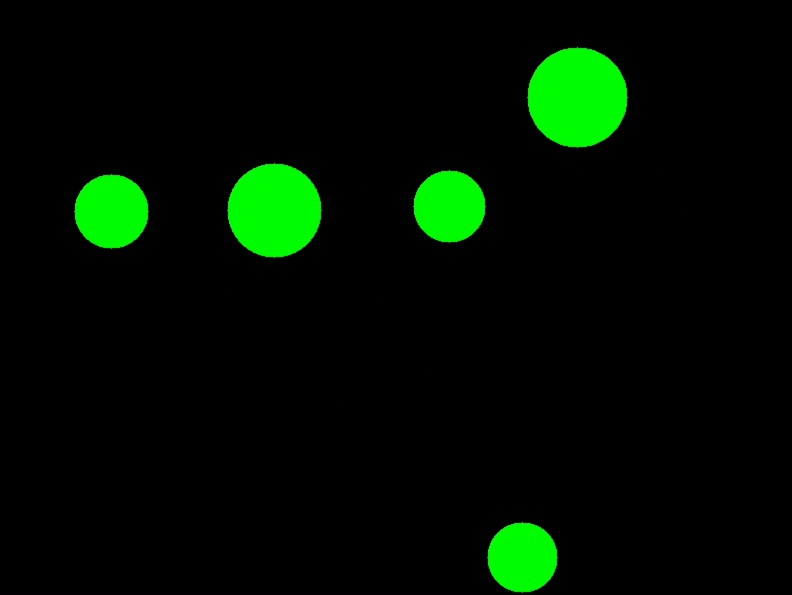
#> input picture frame 111 of Q5/multiple balls.mov, 1584 x 1190 px (shown at 1/2 size)
$ python multipleball.py
#> lines starting #> are read from the running program, lines starting #| are printed output that depends on the picture; after the words box and inside, x2 and y2 are one past the last pixel; in counts of white or black regions, pixels touching at a corner belong together
import cv2
import numpy as np
import matplotlib.pyplot as plt

# Function to track green objects
def track_green_objects(video_path):
#> called with video_path = 'computer vision/multiple balls.mov'
    cap = cv2.VideoCapture(video_path)

    # Initialize lists to store ball positions
    ball_positions = [[] for _ in range(5)]

    while cap.isOpened():
        ret, frame = cap.read()
#> frame is the input picture: shape (1190, 1584, 3); mean B, G, R 0.1, 14.4, 0.1
        if not ret:
            break

        # Convert frame to HSV
        hsv = cv2.cvtColor(frame, cv2.COLOR_BGR2HSV)
#> hsv: shape (1190, 1584, 3); mean H, S, V 4.2, 17, 14.4

        # Define range of green color in HSV
        lower_green = np.array([40, 40, 40])
        upper_green = np.array([70, 255, 255])

        # Threshold the HSV image to get only green colors
        mask = cv2.inRange(hsv, lower_green, upper_green)
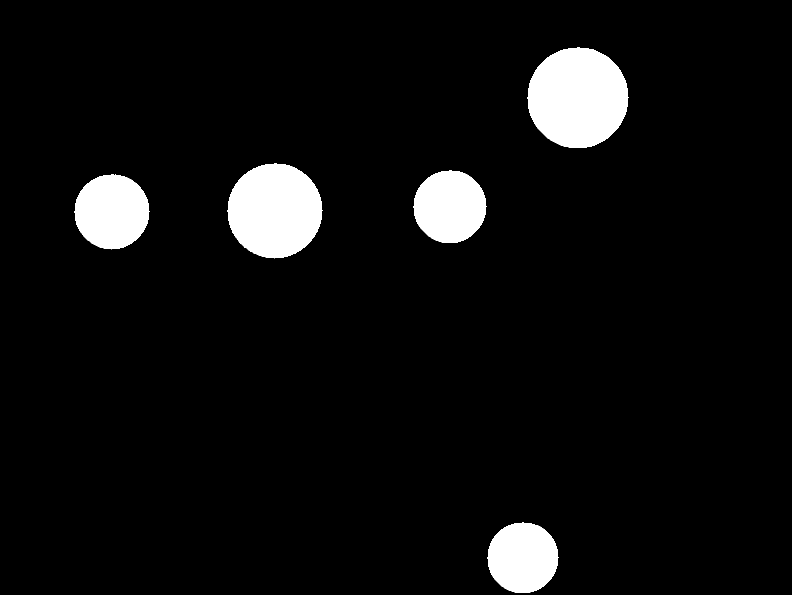
#> mask: shape (1190, 1584) (shown at 1/2 size); 5.8% white; 5 white regions

        # Find contours
        contours, _ = cv2.findContours(mask, cv2.RETR_EXTERNAL, cv2.CHAIN_APPROX_SIMPLE)
#> contours = 5 contours; box (x1, y1, x2, y2) and area: (1054, 94, 1257, 296) 31479, (454, 326, 645, 517) 27783, (148, 348, 299, 499) 17249, (826, 340, 973, 486) 16287, (974, 1044, 1117, 1186) 15476

        # Draw rectangles around detected contours
        for i, contour in enumerate(contours):
            if cv2.contourArea(contour) > 100:  # Ignore small contours
                x, y, w, h = cv2.boundingRect(contour)
                ball_positions[i].append((x + w // 2, y + h // 2))  # Store center of the bounding rectangle
                cv2.rectangle(frame, (x, y), (x + w, y + h), (0, 255, 0), 2)
#> this loop made 5 passes
#> (x, y, w, h) on passes 1 to 5: (974, 1044, 143, 142), (148, 348, 151, 151), (826, 340, 147, 146), (454, 326, 191, 191), (1054, 94, 203, 202)
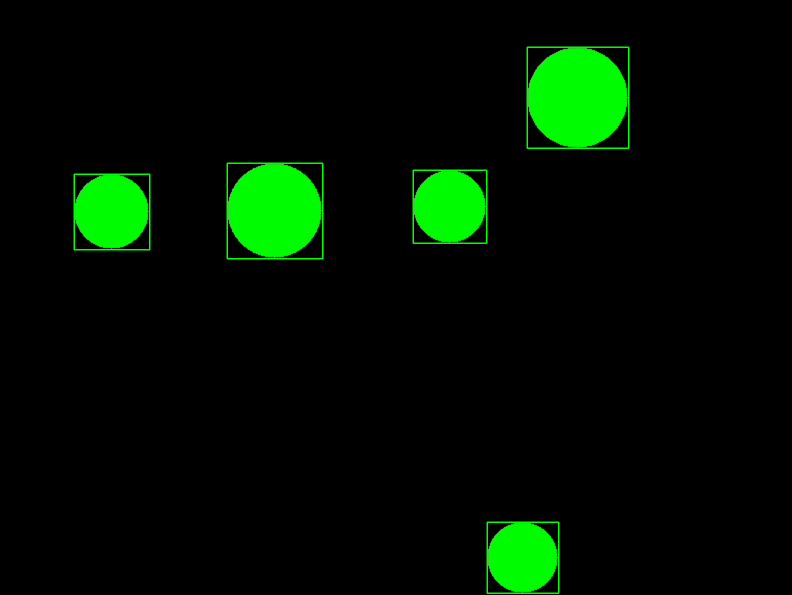
#> frame: shape (1190, 1584, 3) (shown at 1/2 size); 0.53% of pixels changed, all inside (x1, y1, x2, y2) = (147, 93, 1259, 1188)

        # Display the resulting frame
        cv2.imshow('frame', frame)
        if cv2.waitKey(1) & 0xFF == ord('q'):
#> (key q is pressed here)
            break


    cap.release()
    cv2.destroyAllWindows()

    return ball_positions

# Function to plot velocity-time graph
def plot_velocity_time(ball_positions):
    plt.figure(figsize=(10, 6))

    for i, positions in enumerate(ball_positions):
        if len(positions) < 2:
            continue

        x = [pos[0] for pos in positions]
        y = [pos[1] for pos in positions]

        # Calculate velocity
        velocity = np.sqrt(np.diff(x)**2 + np.diff(y)**2)

        # Plot velocity-time graph
        plt.plot(range(len(velocity)), velocity, label=f'Ball {i+1}')

    plt.xlabel('Frame')
    plt.ylabel('Velocity')
    plt.title('Velocity-Time Graph')
    plt.legend()
    plt.grid(True)
    plt.show()

if __name__ == "__main__":
    video_path = 'computer vision/multiple balls.mov'  # Replace with your video path
    ball_positions = track_green_objects(video_path)
    plot_velocity_time(ball_positions)

$ run again, starting later in the video
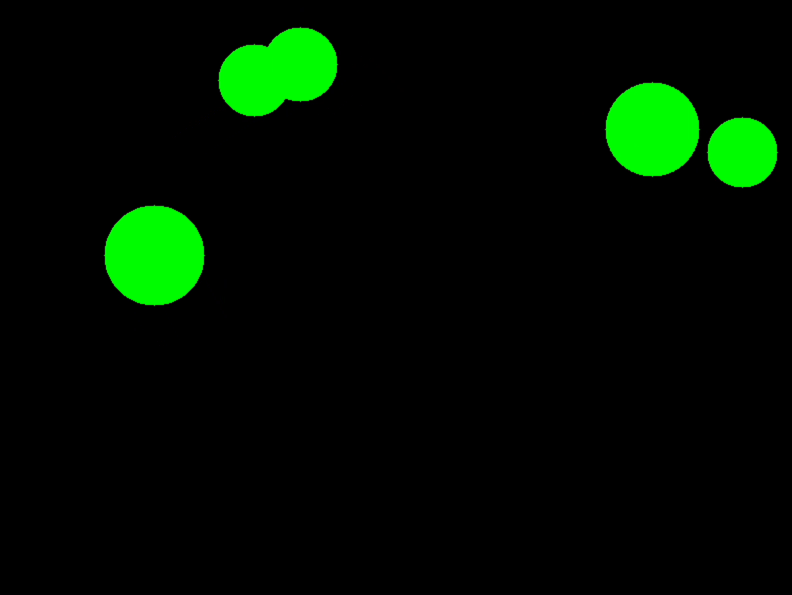
#> input picture frame 502 of Q5/multiple balls.mov, 1584 x 1190 px (shown at 1/2 size)
#> in track_green_objects, frame is the input picture: shape (1190, 1584, 3); mean B, G, R 0.1, 13.9, 0.1
#> hsv: shape (1190, 1584, 3); mean H, S, V 4, 15.9, 13.9
#> in track_green_objects, `mask = cv2.inRange(hsv, lower_green, upper_green)`:
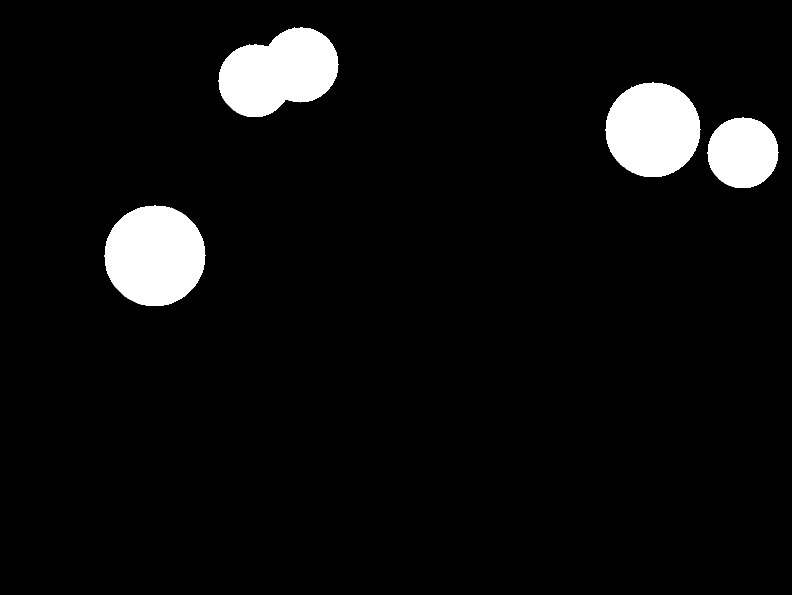
#> mask: shape (1190, 1584) (shown at 1/2 size); 5.6% white; 4 white regions
#> contours = 4 contours; box (x1, y1, x2, y2) and area: (208, 410, 411, 612) 31480, (436, 54, 677, 234) 29848, (1210, 164, 1401, 354) 27774, (1414, 234, 1557, 376) 15476
#> the loop in track_green_objects, `for i, contour in enumerate(contours):` made 4 passes
#> (x, y, w, h) on passes 1 to 4: (208, 410, 203, 202), (1414, 234, 143, 142), (1210, 164, 191, 190), (436, 54, 241, 180)
#> after the loop in track_green_objects, `for i, contour in enumerate(contours):`:
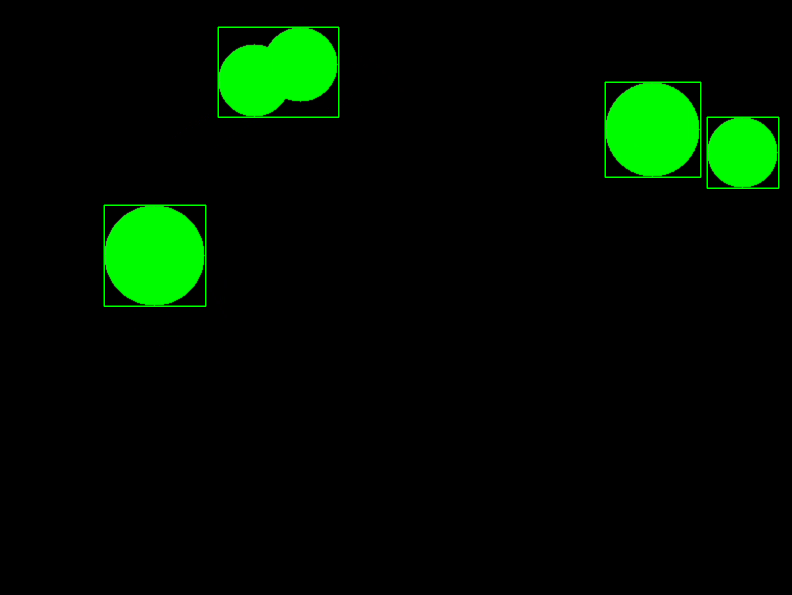
#> frame: shape (1190, 1584, 3) (shown at 1/2 size); 0.47% of pixels changed, all inside (x1, y1, x2, y2) = (207, 53, 1559, 614)

$ run again, starting later in the video
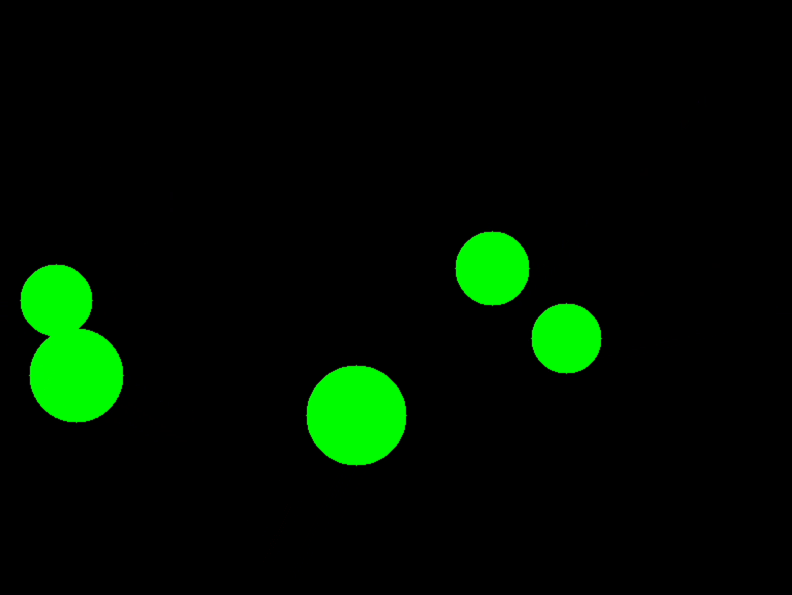
#> input picture frame 893 of Q5/multiple balls.mov, 1584 x 1190 px (shown at 1/2 size)
#> in track_green_objects, frame is the input picture: shape (1190, 1584, 3); mean B, G, R 0.1, 14.3, 0.1
#> hsv: shape (1190, 1584, 3); mean H, S, V 4.1, 16.5, 14.4
#> in track_green_objects, `mask = cv2.inRange(hsv, lower_green, upper_green)`:
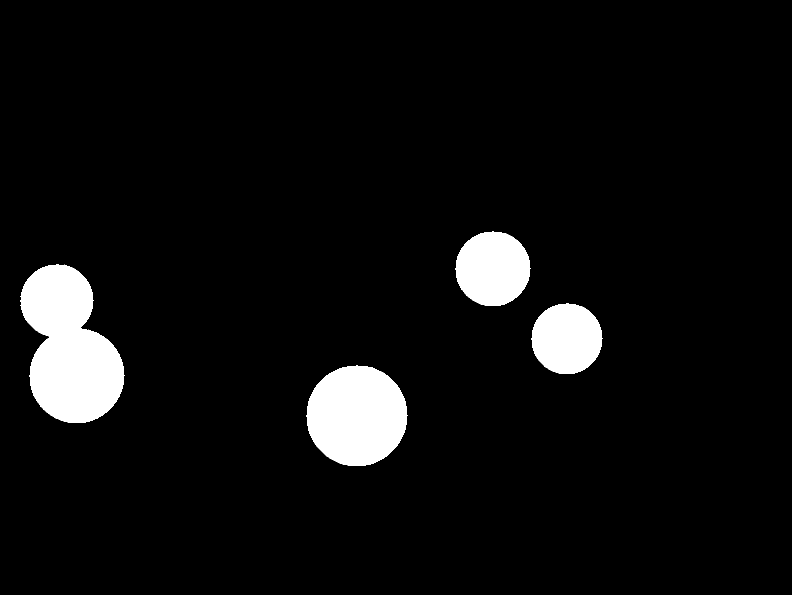
#> mask: shape (1190, 1584) (shown at 1/2 size); 5.8% white; 4 white regions
#> contours = 4 contours; box (x1, y1, x2, y2) and area: (40, 528, 249, 846) 43686, (612, 730, 815, 932) 31477, (910, 462, 1061, 612) 17246, (1062, 606, 1205, 748) 15479
#> the loop in track_green_objects, `for i, contour in enumerate(contours):` made 4 passes
#> (x, y, w, h) on passes 1 to 4: (612, 730, 203, 202), (1062, 606, 143, 142), (40, 528, 209, 318), (910, 462, 151, 150)
#> after the loop in track_green_objects, `for i, contour in enumerate(contours):`:
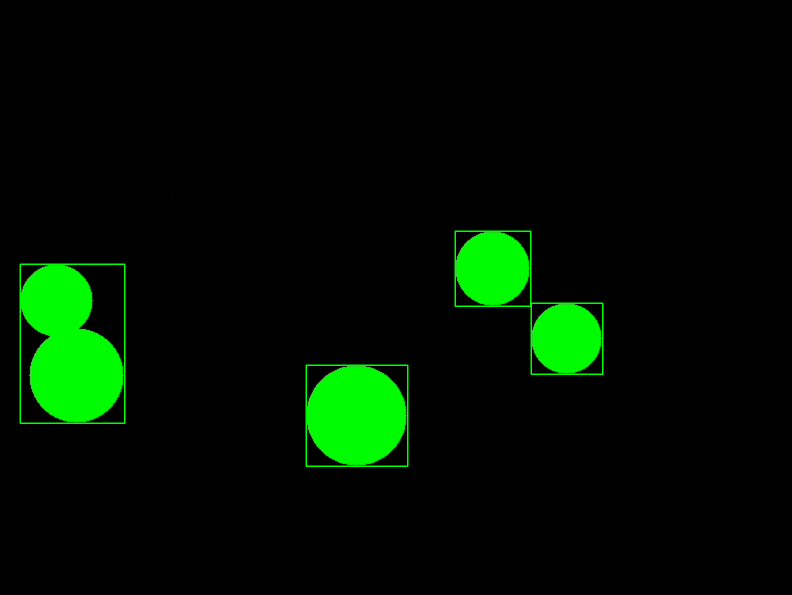
#> frame: shape (1190, 1584, 3) (shown at 1/2 size); 0.48% of pixels changed, all inside (x1, y1, x2, y2) = (39, 461, 1207, 934)
